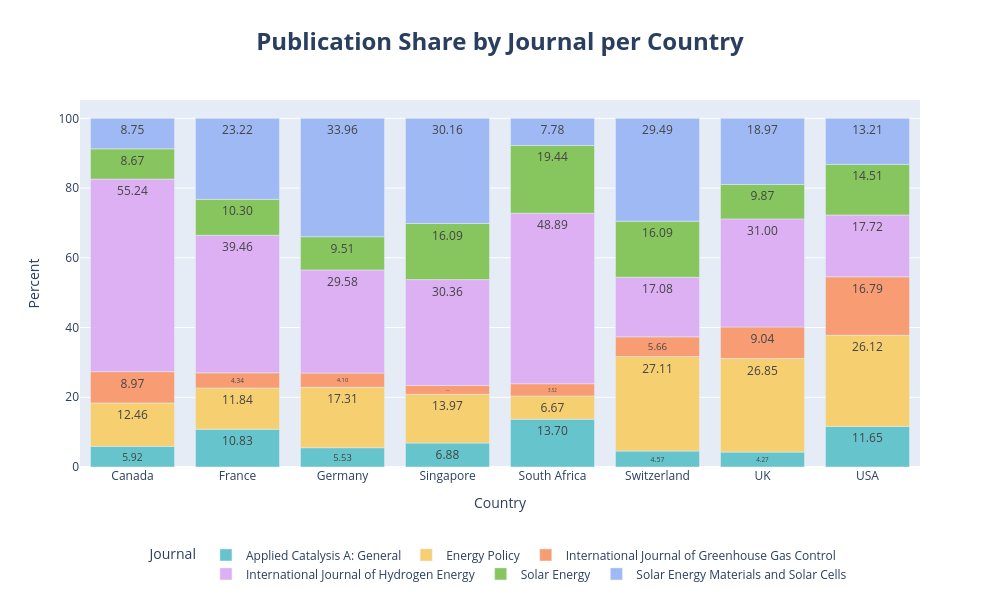

This figure's notebook cell:
### Code cell
import plotly.express as px

# Prepare data
df_summary = (
    df.groupby(['Country', 'Publication Title'])
    .size()
    .reset_index(name='Count')
)

# Normalize within each country
df_summary['Percent'] = df_summary.groupby('Country')['Count'].apply(lambda x: 100 * x / x.sum())

# Plot
fig = px.bar(
    df_summary,
    x="Country",
    y="Percent",
    color="Publication Title",
    title="<b>Publication Share by Journal per Country</b>",
    text_auto='.2f',  # shows small % numbers on bars
    color_discrete_sequence=px.colors.qualitative.Pastel  # soft colors
)

fig.update_layout(
    height=600,
    width=1000,
    title_x=0.5,
    title_font_size=24,
    legend_title_text='Journal',
    legend=dict(
        orientation="h",
        y=-0.2,
        x=0.5,
        xanchor="center",
        font=dict(size=12)
    ),
    bargap=0.2,
    margin=dict(t=100, b=100)
)

fig.show()

### Figure 1 — Plotly figure (JSON) as saved in the notebook; plotly's stock layout.template omitted (floating-point values rounded to 4 significant figures)
{"data": [{"alignmentgroup": "True", "hovertemplate": "Publication Title=Applied Catalysis A: General<br>Country=%{x}<br>Percent=%{y}<extra></extra>", "legendgroup": "Applied Catalysis A: General", "marker": {"color": "rgb(102, 197, 204)", "pattern": {"shape": ""}}, "name": "Applied Catalysis A: General", "offsetgroup": "Applied Catalysis A: General", "orientation": "v", "showlegend": true, "textposition": "auto", "texttemplate": "%{y:.2f}", "type": "bar", "x": ["Canada", "France", "Germany", "Singapore", "South Africa", "Switzerland", "UK", "USA"], "xaxis": "x", "y": [5.917, 10.83, 5.535, 6.883, 13.7, 4.568, 4.268, 11.65], "yaxis": "y"}, {"alignmentgroup": "True", "hovertemplate": "Publication Title=Energy Policy<br>Country=%{x}<br>Percent=%{y}<extra></extra>", "legendgroup": "Energy Policy", "marker": {"color": "rgb(246, 207, 113)", "pattern": {"shape": ""}}, "name": "Energy Policy", "offsetgroup": "Energy Policy", "orientation": "v", "showlegend": true, "textposition": "auto", "texttemplate": "%{y:.2f}", "type": "bar", "x": ["Canada", "France", "Germany", "Singapore", "South Africa", "Switzerland", "UK", "USA"], "xaxis": "x", "y": [12.46, 11.84, 17.31, 13.97, 6.667, 27.11, 26.85, 26.12], "yaxis": "y"}, {"alignmentgroup": "True", "hovertemplate": "Publication Title=International Journal of Greenhouse Gas Control<br>Country=%{x}<br>Percent=%{y}<extra></extra>", "legendgroup": "International Journal of Greenhouse Gas Control", "marker": {"color": "rgb(248, 156, 116)", "pattern": {"shape": ""}}, "name": "International Journal of Greenhouse Gas Control", "offsetgroup": "International Journal of Greenhouse Gas Control", "orientation": "v", "showlegend": true, "textposition": "auto", "texttemplate": "%{y:.2f}", "type": "bar", "x": ["Canada", "France", "Germany", "Singapore", "South Africa", "Switzerland", "UK", "USA"], "xaxis": "x", "y": [8.967, 4.344, 4.097, 2.53, 3.519, 5.66, 9.04, 16.79], "yaxis": "y"}, {"alignmentgroup": "True", "hovertemplate": "Publication Title=International Journal of Hydrogen Energy<br>Country=%{x}<br>Percent=%{y}<extra></extra>", "legendgroup": "International Journal of Hydrogen Energy", "marker": {"color": "rgb(220, 176, 242)", "pattern": {"shape": ""}}, "name": "International Journal of Hydrogen Energy", "offsetgroup": "International Journal of Hydrogen Energy", "orientation": "v", "showlegend": true, "textposition": "auto", "texttemplate": "%{y:.2f}", "type": "bar", "x": ["Canada", "France", "Germany", "Singapore", "South Africa", "Switzerland", "UK", "USA"], "xaxis": "x", "y": [55.24, 39.46, 29.58, 30.36, 48.89, 17.08, 31.0, 17.72], "yaxis": "y"}, {"alignmentgroup": "True", "hovertemplate": "Publication Title=Solar Energy<br>Country=%{x}<br>Percent=%{y}<extra></extra>", "legendgroup": "Solar Energy", "marker": {"color": "rgb(135, 197, 95)", "pattern": {"shape": ""}}, "name": "Solar Energy", "offsetgroup": "Solar Energy", "orientation": "v", "showlegend": true, "textposition": "auto", "texttemplate": "%{y:.2f}", "type": "bar", "x": ["Canada", "France", "Germany", "Singapore", "South Africa", "Switzerland", "UK", "USA"], "xaxis": "x", "y": [8.673, 10.3, 9.513, 16.09, 19.44, 16.09, 9.87, 14.51], "yaxis": "y"}, {"alignmentgroup": "True", "hovertemplate": "Publication Title=Solar Energy Materials and Solar Cells<br>Country=%{x}<br>Percent=%{y}<extra></extra>", "legendgroup": "Solar Energy Materials and Solar Cells", "marker": {"color": "rgb(158, 185, 243)", "pattern": {"shape": ""}}, "name": "Solar Energy Materials and Solar Cells", "offsetgroup": "Solar Energy Materials and Solar Cells", "orientation": "v", "showlegend": true, "textposition": "auto", "texttemplate": "%{y:.2f}", "type": "bar", "x": ["Canada", "France", "Germany", "Singapore", "South Africa", "Switzerland", "UK", "USA"], "xaxis": "x", "y": [8.747, 23.22, 33.96, 30.16, 7.778, 29.49, 18.97, 13.21], "yaxis": "y"}], "layout": {"bargap": 0.2, "barmode": "relative", "height": 600, "legend": {"font": {"size": 12}, "orientation": "h", "title": {"text": "Journal"}, "tracegroupgap": 0, "x": 0.5, "xanchor": "center", "y": -0.2}, "margin": {"b": 100, "t": 100}, "title": {"font": {"size": 24}, "text": "<b>Publication Share by Journal per Country</b>", "x": 0.5}, "width": 1000, "xaxis": {"anchor": "y", "domain": [0, 1], "title": {"text": "Country"}}, "yaxis": {"anchor": "x", "domain": [0, 1], "title": {"text": "Percent"}}}}
